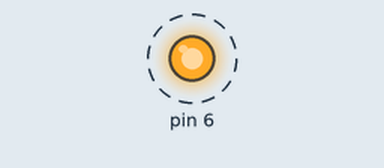
Simulated run of this sketch. Board: Arduino Uno, built with avr-gcc and run on an emulated ATmega328P. Parts: output pins drawn as LEDs (lit = HIGH). Dashed ring = blinking.

Above: at 0.2 s.
Timing chart, 0 to 3.0 s (numbered marks = the images above):
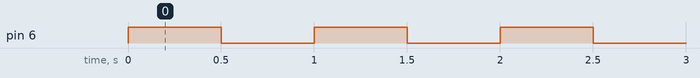

The sketch:

LEDBlink-Test.ino
```cpp
#define led  PC6

void setup() {
  pinMode(led, OUTPUT);
}

void loop() {
  digitalWrite(led, HIGH);
  delay(500);
  digitalWrite(led, LOW);
  delay(500);
}
```

Measured:
- by itself, pin 6: alternates HIGH for 0.50 s and LOW for 0.50 s
